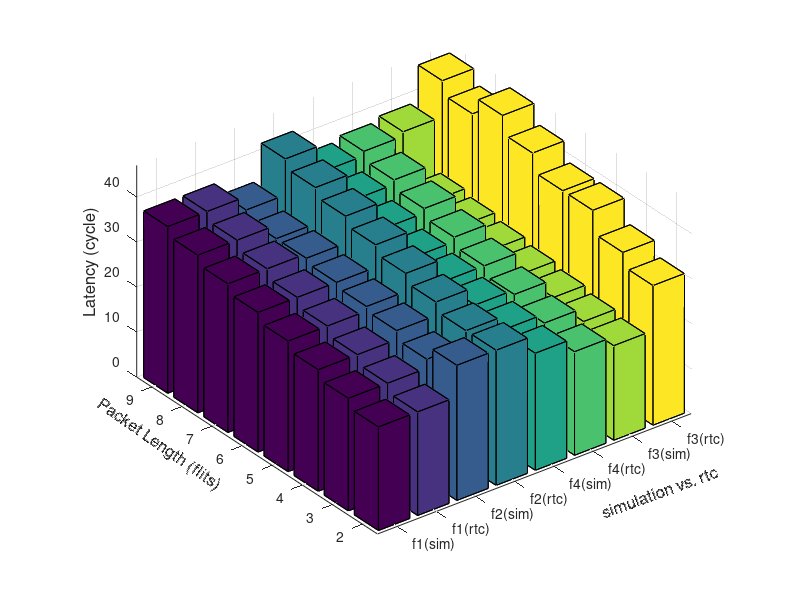

MATLAB code to generate this figure:
function test()
Labelx={'f1(sim)' 'f1(rtc)' 'f2(sim)' 'f2(rtc)' 'f4(sim)' 'f4(rtc)' 'f3(sim)' 'f3(rtc)'};
Labely={'9','8','7','6','5','4','3','2'};
Z=[ 37      37       34      42        36      37 38     46;    %9
    35      35       32      40        34      35 27     43;    %8
    33      33       32      38        32      33 26     47;    %7
    31      31       31      36        30      31 25     43;    %6
    29      29       30      34        29      29 24     39;    %5
    27      27       29      32        28      27 23     39;    %4
    25      25       27      30        27      25 22     34;    %3
    23      23       30      30        26      23 21     31];   %2                                 
%'RTC(0)'  'SIM(0)'  'RTC(1)'  'SIM(1)' 'RTC(2)' 'SIM(2)' 'RTC(3)' 'SIM(3)'
hb=bar3(Z);
%colorbar;
set(gca,'xticklabel',Labelx,'FontSize',10);
set(gca,'yticklabel',Labely,'FontSize',10);
xlabel('simulation vs. rtc','Rotation',20,'FontSize',12);
ylabel('Packet Length (flits)','Rotation',-35,'FontSize',12);
zlabel('Latency (cycle)','FontSize',12);
end
